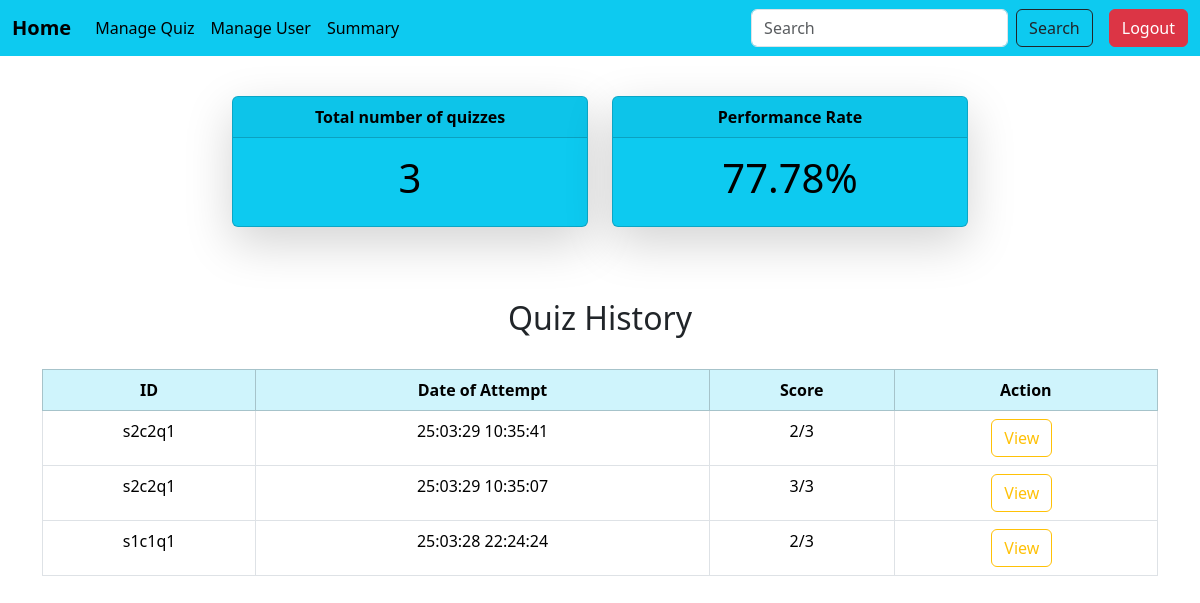
The app's page /quiz_history/3, older data.
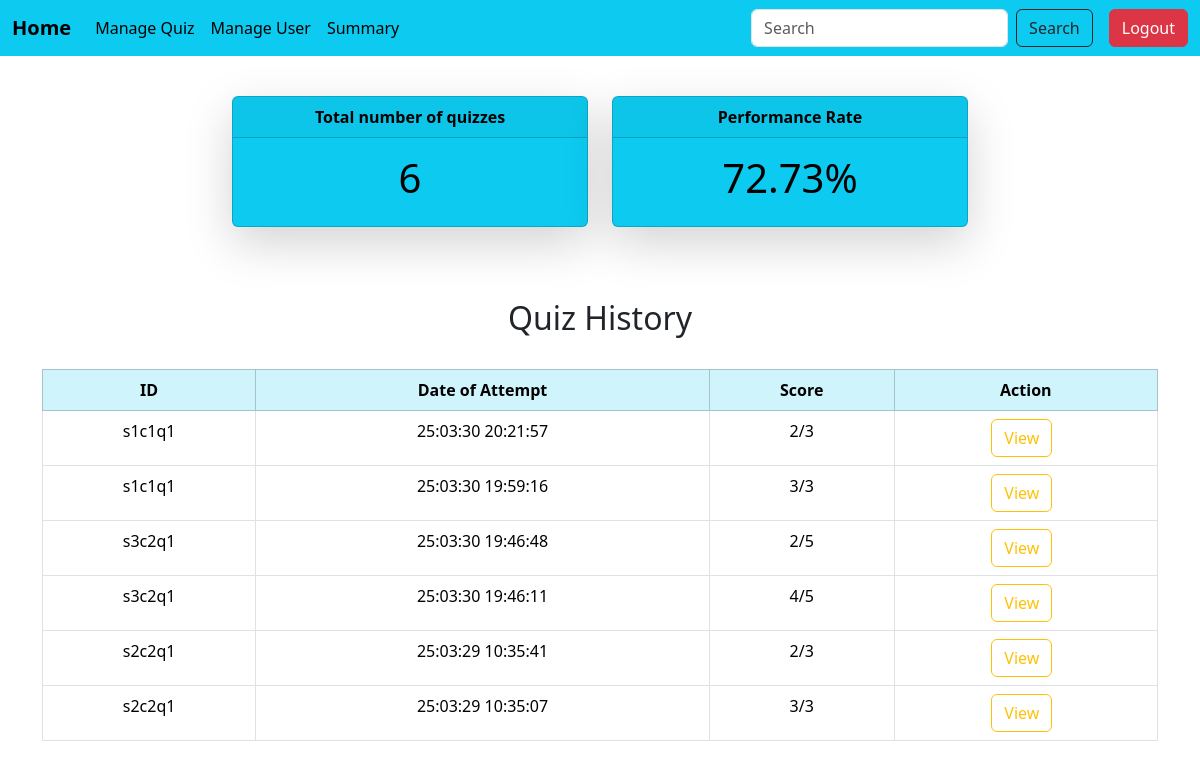
The same page, newer data.
### models.py (models this page shows)
class Score(db.Model):
    __tablename__='score'
    id=db.Column(db.Integer,primary_key=True,autoincrement=True)
    quiz_id=db.Column(db.String(100),db.ForeignKey('quiz.id'),nullable=False)
    user_id=db.Column(db.String(100),db.ForeignKey('user.id'),nullable=False)
    attempt_timing=db.Column(db.DateTime,default=lambda:datetime.now(IST))
    tot_score=db.Column(db.Integer,nullable=False)
    quiz=db.relationship('Quiz',backref=db.backref('scores',cascade="all,delete-orphan"))
    user=db.relationship('User',backref=db.backref('scores',cascade="all,delete-orphan"))

### app.py (the view)
@app.route('/quiz_history/<user_id>')
def quiz_history(user_id):
    q_history=Score.query.filter_by(user_id=user_id).order_by(Score.attempt_timing.desc()).all()
    q_attempted=len(q_history)
    tot_obt_marks=sum(q.tot_score for q in q_history)
    out_off=sum(len(q.quiz.questions) for q in q_history)
    avg_per=(tot_obt_marks/out_off)*100  if out_off>0 else 0
    avg_per=f"{avg_per:.2f}"
    q_history=Score.query.filter_by(user_id=user_id).order_by(Score.attempt_timing.desc()).all()
    return render_template("quiz_history.html",q_history=q_history,q_attempted=q_attempted,avg_per=avg_per)

### templates/quiz_history.html
{% include 'admin_sidebar.html'%}
{% block content %}
<div class="container mt-5 pt-5" >
  <div class="row justify-content-center">
    <div class="col-md-4">
      <div class="card shadow-lg text-bg-info mb-4 rounded-lg">
        <div class="card-header fw-bold text-center">Total number of quizzes</div>
          <div class="card-body text-center">
            <h5 class="card-title display-6">{{q_attempted}}</h5>
          </div>
        </div>
      </div>
      <div class="col-md-4">
          <div class="card shadow-lg text-bg-info mb-4 rounded-lg">
            <div class="card-header fw-bold text-center">Performance Rate</div>
            <div class="card-body text-center">
              <h5 class="card-title display-6">{{avg_per}}%</h5>
            </div>
          </div>
      </div>
  </div>
  <div class="mt-5">
          <h2 class="text-center ">Quiz History</h2>
          <br>
          <div class="table-responsive">
          <table class="table table-hover table-bordered">
              <thead class="table-info text-center">
                <tr>
                  <th>ID</th>
                  <th>Date of Attempt</th>
                  <th>Score</th>
                  <th>Action</th>
                </tr>
              </thead>
              <tbody class="text-center">
                {%for quiz in q_history%}
                <tr>
                  <td>{{quiz.quiz_id}}</td>
                  <td>{{quiz.attempt_timing.strftime('%y:%m:%d %H:%M:%S')}}</td>
                  <td>{{quiz.tot_score}}/{{quiz.quiz.questions|length}}</td>
                  <td>
                  <a href="{{url_for('view_detail_user',score_id=quiz.id)}}"class="btn btn-outline-warning me-2 d-inline-block">View</a>
                  </td>
                </tr>
                {%endfor%}
              </tbody>
            </table>
          </div>
      </div>
</div>
{% endblock %}

Row changes from the older to the newer data that the page shows:
removed Score: quiz_id "s1c1q1", attempt_timing "25:03:28 22:24:24", tot_score "2", quiz.questions|length "3"
now on this page (row edited): Score: quiz_id "s1c1q1", attempt_timing "25:03:30 20:21:57", tot_score "2", quiz.questions|length "3"
now on this page (row edited): Score: quiz_id "s1c1q1", attempt_timing "25:03:30 19:59:16", tot_score "3", quiz.questions|length "3"
now on this page (row edited): Score: quiz_id "s3c2q1", attempt_timing "25:03:30 19:46:48", tot_score "2", quiz.questions|length "5"
now on this page (row edited): Score: quiz_id "s3c2q1", attempt_timing "25:03:30 19:46:11", tot_score "4", quiz.questions|length "5"
Text that changed along with them:
{{ q_attempted }}: "3" → "6"
{{ avg_per }}: "77.78" → "72.73"
